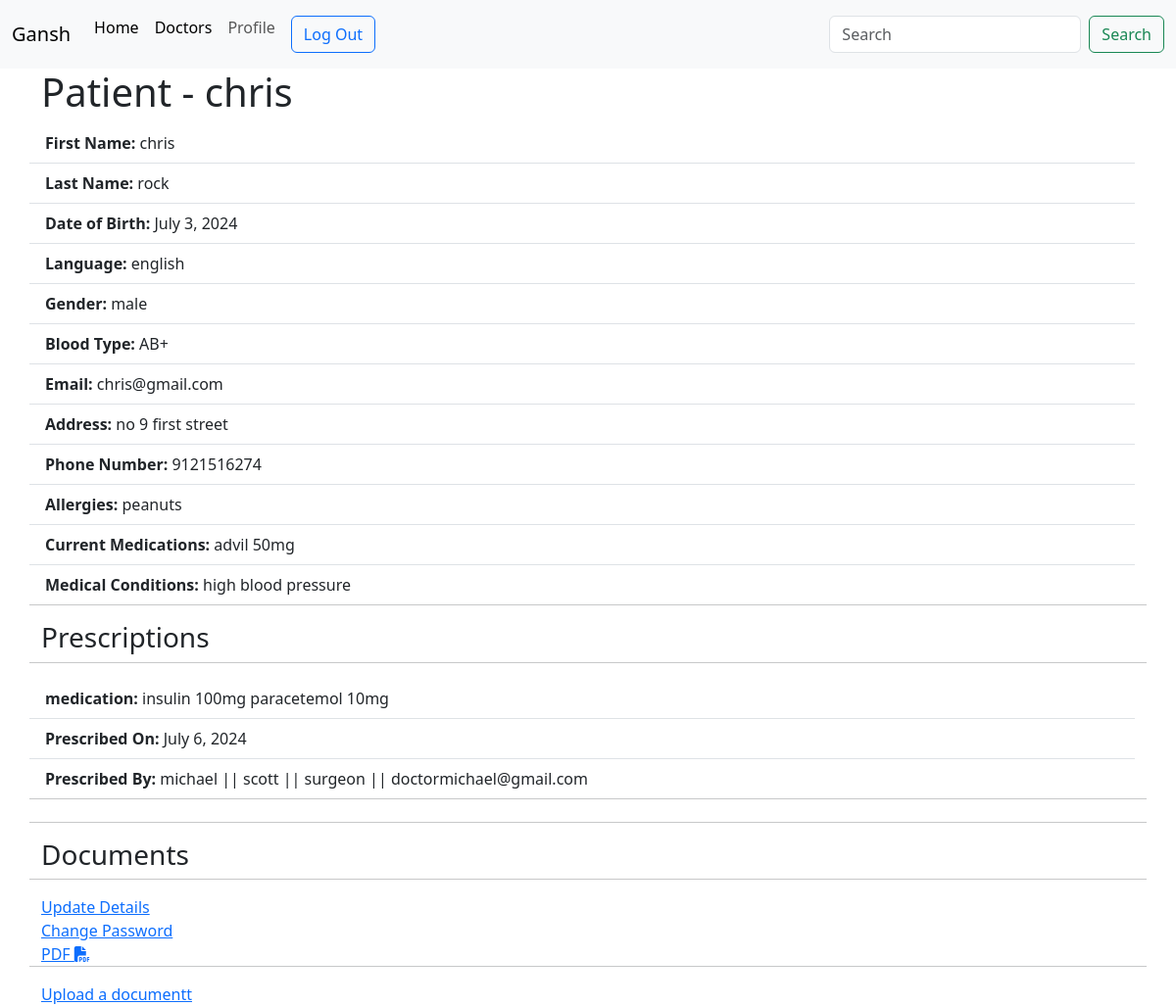
/patient-profile/chrisrock/ (signed in), run on an earlier commit of the app's database.
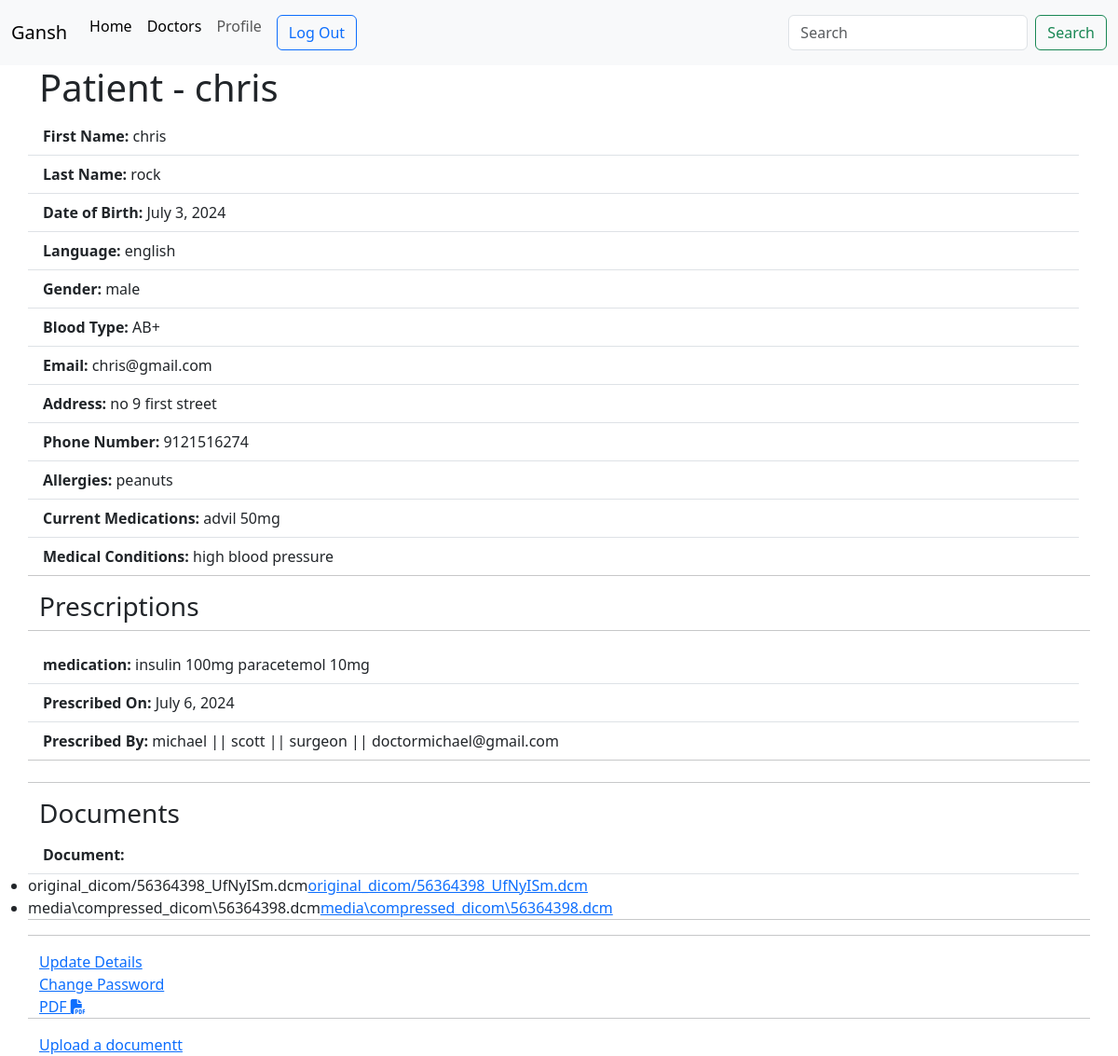
And on a later commit of the database.
### thesis_api/models.py (models this page shows, shortened)
class Prescriptions(models.Model):
    slug = models.SlugField(null=True, blank=True)
    medication = models.TextField(help_text="Please write the medication and dose.")
    prescribed_by = models.ForeignKey(Doctor, on_delete=models.SET_NULL, blank=True, null=True)
    prescribed_on = models.DateField(auto_now_add=True)
    prescribe_for = models.ForeignKey("Patient", on_delete=models.SET_NULL, blank=True, null=True)
    class Meta:
        verbose_name_plural = 'Prescriptions'

class Doctor(models.Model):
    male = 'male'
    female = 'female'
    category_choices = [
        (male , 'male'), (female ,'female')
    ]
    user = models.ForeignKey(User, on_delete=models.CASCADE)
    slug = models.SlugField(null=True, blank=True)
    first_name = models.CharField(max_length=50)
    last_name = models.CharField(max_length=50)
    specialization = models.CharField(max_length=150)
    date_of_birth = models.DateField(auto_now=False, auto_now_add=False)
    language = models.CharField(max_length=50)
    gender = models.CharField(max_length=50, choices=category_choices)
    email = models.EmailField(max_length=254)
    def __str__(self):
        return f"{self.first_name} || {self.last_name} || {self.specialization} || {self.email}"

class CompressedDICOMFile(models.Model):
    original_file = models.FileField(upload_to='original_dicom/')
    compressed_file = models.FileField(upload_to='compressed_dicom/', blank=True, null=True)
    user = models.ForeignKey(User, on_delete=models.CASCADE)

### thesis_api/views.py (the view)
# urls.py: path('patient-profile/<str:username>/', views.patient_profile, name="patient-profile"),
@login_required(login_url='login')
def patient_profile(request, username):
    patient = Patient.objects.get(user=request.user)
    prescriptions = Prescriptions.objects.filter(prescribe_for=patient)
    documents = CompressedDICOMFile.objects.filter(user__username=username).order_by('-id')
    context = {"patient": patient, "prescriptions": prescriptions, 'documents': documents}
    return render(request, "patient_profile.html", context)

### templates/patient_profile.html (shortened to what this page needs)
{% extends "base.html" %}
{% load rest_framework %}
{% block content %}
    <div class="container">
        <h1>Patient - {{ patient.first_name }}</h1>
        <div class="row align-items-start">
            <ul class="list-group list-group-flush">
                <li class="list-group-item"><b>First Name: </b>{{ patient.first_name }}</li>
                <li class="list-group-item"><b>Last Name:</b> {{ patient.last_name }}</li>
                <li class="list-group-item"><b>Date of Birth:</b> {{ patient.date_of_birth }}</li>
                <li class="list-group-item"><b>Language:</b> {{ patient.language }}</li>
                <li class="list-group-item"><b>Gender:</B> {{ patient.gender }}</li>
                <li class="list-group-item"><b>Blood Type:</B> {{ patient.blood_type }}</li>
                <li class="list-group-item"><b>Email:</b> {{ patient.email }}</li>
                <li class="list-group-item"><b>Address:</b> {{ patient.address }}</li>
                <li class="list-group-item"><b>Phone Number:</b> {{ patient.phone_number }}</li>
                <li class="list-group-item"><b>Allergies:</b> {{ patient.allergies }}</li>
                <li class="list-group-item"><b>Current Medications:</b> {{ patient.current_medications }}</li>
                <li class="list-group-item"><b>Medical Conditions:</b> {{ patient.medical_conditions }}</li>
            </ul>
            <br>
            <hr>
            <h3>Prescriptions</h3>
            <hr>
            {% for prescription in prescriptions %}
            <ul class="list-group list-group-flush">
                <li class="list-group-item"><b>medication:</b> {{ prescription.medication }}</li>
                <li class="list-group-item"><b>Prescribed On:</b> {{ prescription.prescribed_on }}</li>
                <li class="list-group-item"><b>Prescribed By:</b> {{ prescription.prescribed_by }}</li>
            </ul>
            <hr>
            {% endfor %}
            <br>
            <hr>
            <h3>Documents</h3>
            {% for document in documents %}
            <ul class="list-group list-group-flush">
                <li class="list-group-item"><b>Document:</b>
                     <li>{{document.original_file}}<a href="{{ document.original_file.url }}">{{ document.original_file.name }}</a></li>
                     <li>{{document.compressed_file}}<a href="{{ document.compressed_file.url }}">{{ document.compressed_file.name }}</a></li>
            </li>
            </ul>
            <hr>
            {% endfor %}
            <hr>
            {% if request.user == patient.user %}
                <a href="{% url 'patient' patient.slug %}"> Update Details</a>
                <a href="{% url 'password_change' %}" >Change Password</a>
                <a href="{% url 'generate-pdf' patient.slug %}">PDF <i class="fa-solid fa-file-pdf"></i> </a>
                <hr>
                <a href="{% url 'document-uploadd' %}" >Upload a documentt</a>
            {% endif %}
        </div>
    </div>
{% endblock content %}

What changed in the data, as far as the page shows it:
added CompressedDICOMFile: original_file "original_dicom/56364398_UfNyISm.dcm", original_file.name "original_dicom/56364398_UfNyISm.dcm", compressed_file "media\\compressed_dicom\\56364398.dcm", compressed_file.name "media\\compressed_dicom\\56364398.dcm"
